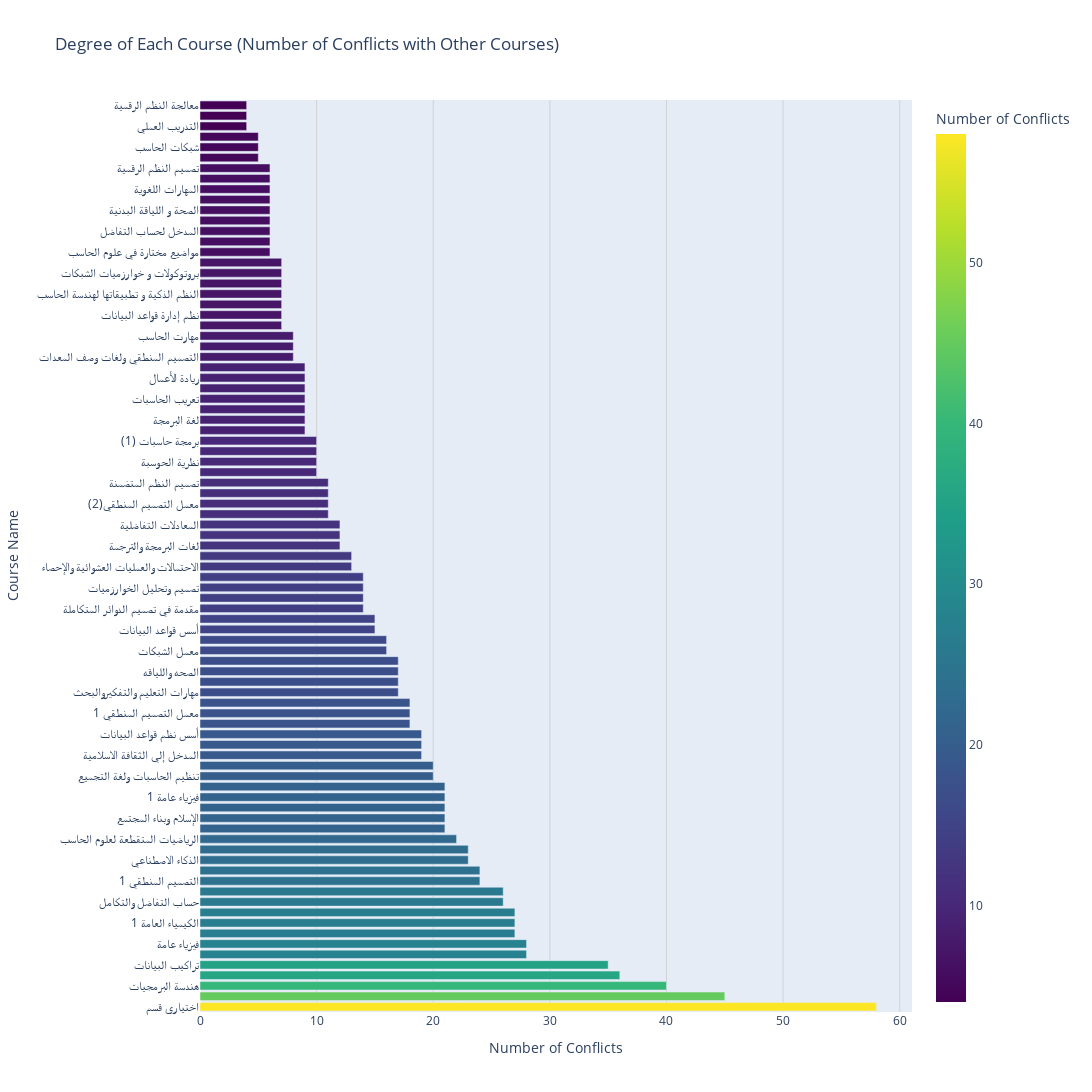

Notebook source saved alongside this figure:
### Markdown cell above
**create a bar chart with Plotly to visualize course conflicts (degree) and color-codes the bars**

### Code cell
degree_dict = dict(G.degree())
degree_df = pd.DataFrame.from_dict(degree_dict, orient='index', columns=['Degree'])
degree_df = degree_df.reset_index().rename(columns={'index': 'CourseName'})
degree_df = degree_df.sort_values(by='Degree', ascending=False)

fig = px.bar(degree_df, 
             x='Degree', 
             y='CourseName', 
             orientation='h', 
             color='Degree', 
             color_continuous_scale='Viridis',
             labels={'Degree': 'Number of Conflicts', 'CourseName': 'Course Name'},
             title="Degree of Each Course (Number of Conflicts with Other Courses)",
             width=1200,
             height=1500
            )

fig.update_layout(
    xaxis_title="Number of Conflicts",
    yaxis_title="Course Name",
    xaxis=dict(showgrid=True, gridwidth=1, gridcolor='lightgray'),
    yaxis=dict(showgrid=False)
)

fig.show()

### Figure 1 — Plotly figure (JSON) as saved in the notebook; plotly's stock layout.template omitted (floating-point values rounded to 4 significant figures)
{"data": [{"alignmentgroup": "True", "hovertemplate": "Number of Conflicts=%{marker.color}<br>Course Name=%{y}<extra></extra>", "legendgroup": "", "marker": {"color": [58, 45, 40, 36, 35, 28, 28, 27, 27, 27, 26, 26, 24, 24, 23, 23, 22, 21, 21, 21, 21, 21, 20, 20, 19, 19, 19, 18, 18, 18, 17, 17, 17, 17, 16, 16, 15, 15, 14, 14, 14, 14, 13, 13, 12, 12, 12, 11, 11, 11, 11, 10, 10, 10, 10, 9, 9, 9, 9, 9, 9, 9, 8, 8, 8, 7, 7, 7, 7, 7, 7, 7, 6, 6, 6, 6, 6, 6, 6, 6, 6, 5, 5, 5, 4, 4, 4], "coloraxis": "coloraxis", "pattern": {"shape": ""}}, "name": "", "offsetgroup": "", "orientation": "h", "showlegend": false, "textposition": "auto", "type": "bar", "x": [58, 45, 40, 36, 35, 28, 28, 27, 27, 27, 26, 26, 24, 24, 23, 23, 22, 21, 21, 21, 21, 21, 20, 20, 19, 19, 19, 18, 18, 18, 17, 17, 17, 17, 16, 16, 15, 15, 14, 14, 14, 14, 13, 13, 12, 12, 12, 11, 11, 11, 11, 10, 10, 10, 10, 9, 9, 9, 9, 9, 9, 9, 8, 8, 8, 7, 7, 7, 7, 7, 7, 7, 6, 6, 6, 6, 6, 6, 6, 6, 6, 5, 5, 5, 4, 4, 4], "xaxis": "x", "y": ["اختياري قسم", "أسس النظام السياسي في الإسلام", "هندسة البرمجيات", "النظام الإقتصادي في الإسلام", "تراكيب البيانات", "الجبر الخطي", "فيزياء عامة", "برمجة الحاسبات 2", "الكيمياء العامة 1", "إشارات ونظم", "حساب التفاضل والتكامل", "الرياضيات (2)", "التصميم المنطقي 1", "عمارة الحاسبات ولغات التجميع", "الذكاء الاصطناعي", "الرياضيات المحددة", "الرياضيات المتقطعة لعلوم الحاسب", "معمل من مقررات العلوم – القائمة \"أ\"", "الإسلام وبناء المجتمع", "نظم التشغيل", "فيزياء عامة 1", "مقرر من مقررات العلوم2 ك– القائمة \"أ\"", "تنظيم الحاسبات ولغة التجميع", "مشروع التخرج 1", "المدخل إلي الثقافة الاسلامية", "أساسيات الدوائر الكهربائية", "أسس نظم قواعد البيانات", "الاحتمالات والإحصاء الهندسي", "معمل التصميم المنطقي 1", "مقدمة في هندسة الحاسب", "مهارات التعليم والتفكيروالبحث", "فيزياء عامة (1)", "الصحه واللياقه", "عملي الكيمياء العامة", "معمل الشبكات", "حساب التكامل", "أسس قواعد البيانات", "مهارات الاتصال", "مقدمة في تصميم الدوائر المتكاملة", "أخلاقيات المهنة", "تصميم وتحليل الخوارزميات", "تحليل الدائر الكهربائية", "الاحتمالات والعمليات العشوائية والإحصاء", "معمل تصميم النظم الرقمية", "لغات البرمجة والترجمة", "مشروع تخرج 1", "المعادلات التفاضلية", "نبائط ودوائر الميكروالكترونيات", "معمل التصميم المنطقي(2)", "معمل الاتصالات الرقمية", "تصميم النظم المتضمنة", "أمن الحاسبات", "نظرية الحوسبة", "اللغة الإنجليزية (2)", "برمجة حاسبات (1)", "معمل أساسيات الإلكترونيات", "لغة البرمجة", "أخلاقيات الحوسبة وطرق البحث", "تعريب الحاسبات", "شبكات الحاسبات", "ريادة الأعمال", "بناء المترجمات", "التصميم المنطقي ولغات وصف المعدات", "التصميم المنطقي", "مهارت الحاسب", "تدريب عملي", "نظم إدارة قواعد البيانات", "مشروع تخرج 2", "النظم الذكية و تطبيقاتها لهندسة الحاسب", "تقنيات الانترنت", "بروتوكولات و خوارزميات الشبكات", "اللغة الانجليزية (1)", "مواضيع مختارة في علوم الحاسب", "اساسيات النبائط الإلكترونية", "المدخل لحساب التفاضل", "مقدمة في الرياضيات (1)", "الصحة و اللياقة البدنية", "معمل التصميم المنطقي", "المهارات اللغوية", "مشروع التخرج 2", "تصميم النظم الرقمية", "مقدمة للتحكم الرقمي", "شبكات الحاسب", "معمل التحكم الرقمي", "التدريب العملي", "إدارة مشاريع البرمجيات", "معالجة النظم الرقمية"], "yaxis": "y"}], "layout": {"barmode": "relative", "coloraxis": {"colorbar": {"title": {"text": "Number of Conflicts"}}, "colorscale": [[0, "#440154"], [0.1111, "#482878"], [0.2222, "#3e4989"], [0.3333, "#31688e"], [0.4444, "#26828e"], [0.5556, "#1f9e89"], [0.6667, "#35b779"], [0.7778, "#6ece58"], [0.8889, "#b5de2b"], [1, "#fde725"]]}, "height": 1500, "legend": {"tracegroupgap": 0}, "title": {"text": "Degree of Each Course (Number of Conflicts with Other Courses)"}, "width": 1200, "xaxis": {"anchor": "y", "autorange": true, "domain": [0, 1], "gridcolor": "lightgray", "gridwidth": 1, "range": [0, 61.05], "showgrid": true, "title": {"text": "Number of Conflicts"}, "type": "linear"}, "yaxis": {"anchor": "x", "autorange": true, "domain": [0, 1], "range": [-0.5, 86.5], "showgrid": false, "title": {"text": "Course Name"}, "type": "category"}}}
